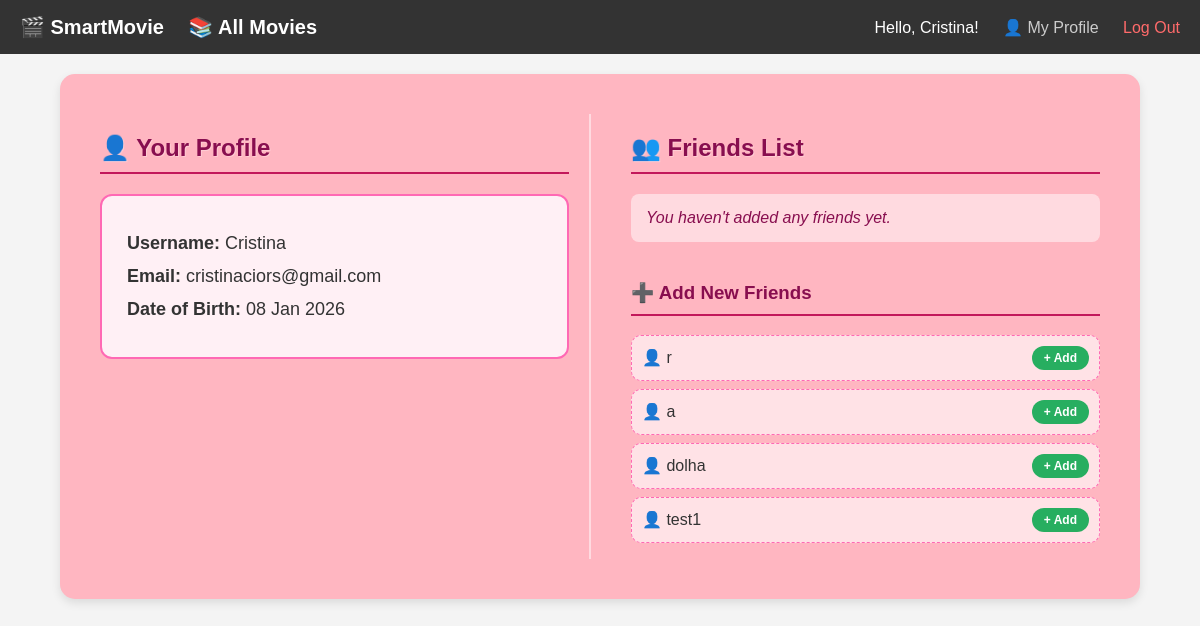
The app's page /profile/ (signed in), older data.
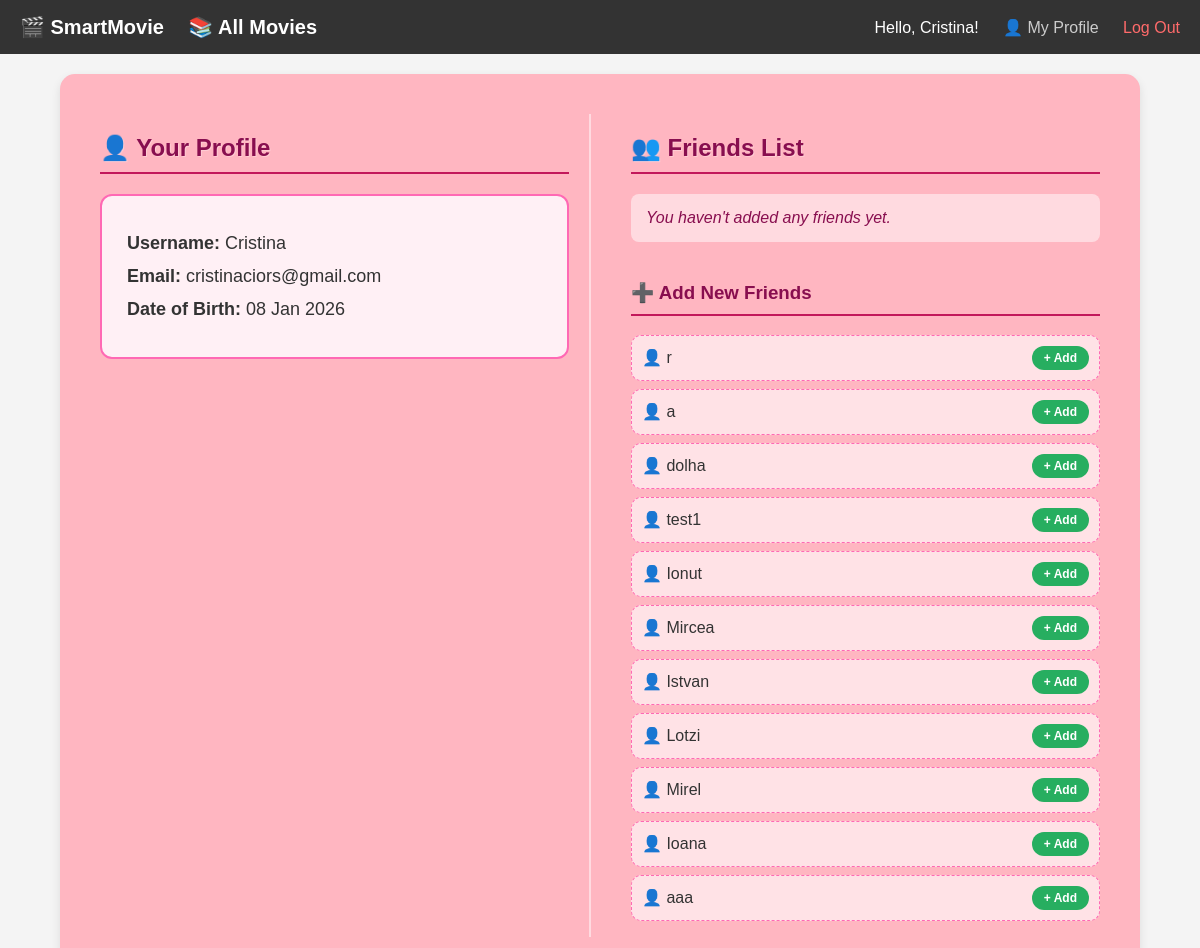
The same page, newer data.
### helloapp/models.py (models this page shows, shortened)
class Profile(models.Model):
    user = models.OneToOneField(User, on_delete=models.CASCADE)
    birthdate = models.DateField()
    genres = models.ManyToManyField(Genre, blank=True)
    is_onboarded = models.BooleanField(default=False)
    friends = models.ManyToManyField("self", blank=True, symmetrical=False)

### helloapp/views.py (the view)
# urls.py: path('profile/', views.user_profile, name='user_profile'),
def user_profile(request):
    try:
        my_profile = Profile.objects.get(user=request.user)
    except Profile.DoesNotExist:
        from datetime import date
        my_profile = Profile.objects.create(user=request.user, birthdate=date(2000, 1, 1))
    friends = my_profile.friends.all()
    other_users = Profile.objects.exclude(user=request.user).exclude(id__in=friends.values_list('id', flat=True))
    context = {
        'user': request.user,
        'friends': friends,
        'other_users': other_users
    }
    return render(request, "mainpage/profile.html", context)

### helloapp/templates/mainpage/profile.html
{% extends 'mainpage/base.html' %}
{% block content %}
    <div style="background-color: #FFB6C1; padding: 40px; border-radius: 15px; box-shadow: 0 4px 10px rgba(0,0,0,0.1); max-width: 1000px; margin: 0 auto;">
        <div style="display: flex; gap: 40px; flex-wrap: wrap;">
            <div style="flex: 1; min-width: 300px; border-right: 2px solid rgba(255, 255, 255, 0.5); padding-right: 20px;">
                <h2 style="color: #880e4f; border-bottom: 2px solid #c2185b; padding-bottom: 10px; text-shadow: 1px 1px 0px rgba(255,255,255,0.3);">
                    👤 Your Profile
                </h2>
                <div style="background: #fff0f5; padding: 25px; border-radius: 12px; margin-top: 20px; border: 2px solid #ff69b4;">
                    <p style="font-size: 18px; margin: 12px 0; color: #333;"><strong>Username:</strong> {{ user.username }}</p>
                    <p style="font-size: 18px; margin: 12px 0; color: #333;"><strong>Email:</strong> {{ user.email }}</p>
                    <p style="font-size: 18px; margin: 12px 0; color: #333;"><strong>Date of Birth:</strong> {{ user.date_joined|date:"d M Y" }}</p>
                </div>
            </div>
            <div style="flex: 1; min-width: 300px;">
                <h2 style="color: #880e4f; border-bottom: 2px solid #c2185b; padding-bottom: 10px; text-shadow: 1px 1px 0px rgba(255,255,255,0.3);">
                    👥 Friends List
                </h2>
                <ul style="list-style: none; padding: 0; margin-top: 20px;">
                    {% for friend in friends %}
                    <li style="background: white; border: 2px solid #ff69b4; padding: 15px; margin-bottom: 10px; display: flex; justify-content: space-between; align-items: center; border-radius: 10px;">
                        <span style="font-size: 16px; color: #880e4f; font-weight: bold;">😊 {{ friend.user.username }}</span>
                        <a href="{% url 'remove_friend' friend.id %}" style="text-decoration: none;">
                            <button style="background: #e91e63; color: white; border: none; padding: 5px 12px; border-radius: 50px; cursor: pointer; font-size: 12px;">
                                Remove
                            </button>
                        </a>
                    </li>
                    {% empty %}
                    <li style="color: #880e4f; font-style: italic; background: rgba(255,255,255,0.5); padding: 15px; border-radius: 8px;">
                        You haven't added any friends yet.
                    </li>
                    {% endfor %}
                </ul>
                <h3 style="color: #880e4f; margin-top: 40px; border-bottom: 2px solid #c2185b; padding-bottom: 10px;">
                    ➕ Add New Friends
                </h3>
                <ul style="list-style: none; padding: 0; margin-top: 15px;">
                    {% for other in other_users %}
                    <li style="background: rgba(255, 255, 255, 0.6); border: 1px dashed #ff69b4; padding: 10px; margin-bottom: 8px; display: flex; justify-content: space-between; align-items: center; border-radius: 10px;">
                        <span style="font-size: 16px; color: #333;">👤 {{ other.user.username }}</span>
                        <a href="{% url 'add_friend' other.id %}" style="text-decoration: none;">
                            <button style="background: #27ae60; color: white; border: none; padding: 5px 12px; border-radius: 50px; cursor: pointer; font-size: 12px; font-weight: bold;">
                                + Add
                            </button>
                        </a>
                    </li>
                    {% empty %}
                    <li style="color: #555; font-style: italic;">No other users found to add.</li>
                    {% endfor %}
                </ul>
            </div>
        </div>
    </div>
{% endblock %}

### helloapp/templates/mainpage/base.html (shortened to what this page needs)
<!DOCTYPE html>
<html lang="en">
<head>
</head>
<body>
    <div class="navbar">
    <div class="nav-left">
        <a href="{% url 'main' %}">🎬 SmartMovie</a>
        <a href="{% url 'movie_library' %}" style="margin-left: 20px; text-decoration: none; color: white;">
            📚 All Movies
        </a>
    </div>
    <div class="nav-right">
        <span>Hello, {{ user.username }}!</span>
        <a href="{% url 'user_profile' %}">👤 My Profile</a>
        <a href="{% url 'logout' %}" style="color: #ff6b6b;">Log Out</a>
    </div>
</div>
    <div class="content">
        {% block content %}
        {% endblock %}
    </div>
</body>
</html>

### helloapp/templates/mainpage/base.html (style rules this page uses)
body { margin: 0; font-family: sans-serif; background-color: #f4f4f4; }
.navbar { background-color: #333; overflow: hidden; padding: 15px 20px; display: flex; justify-content: space-between; align-items: center; color: white; }
.nav-left a { color: white; text-decoration: none; font-size: 20px; font-weight: bold; }
.nav-right a { color: #ccc; text-decoration: none; margin-left: 20px; font-size: 16px; }
.content { padding: 20px; }

Row changes from the older to the newer data that the page shows:
added Profile: user.username "Ionut"
added Profile: user.username "Mircea"
added Profile: user.username "Istvan"
added Profile: user.username "Lotzi"
added Profile: user.username "Mirel"
added Profile: user.username "Ioana"
added Profile: user.username "aaa"
